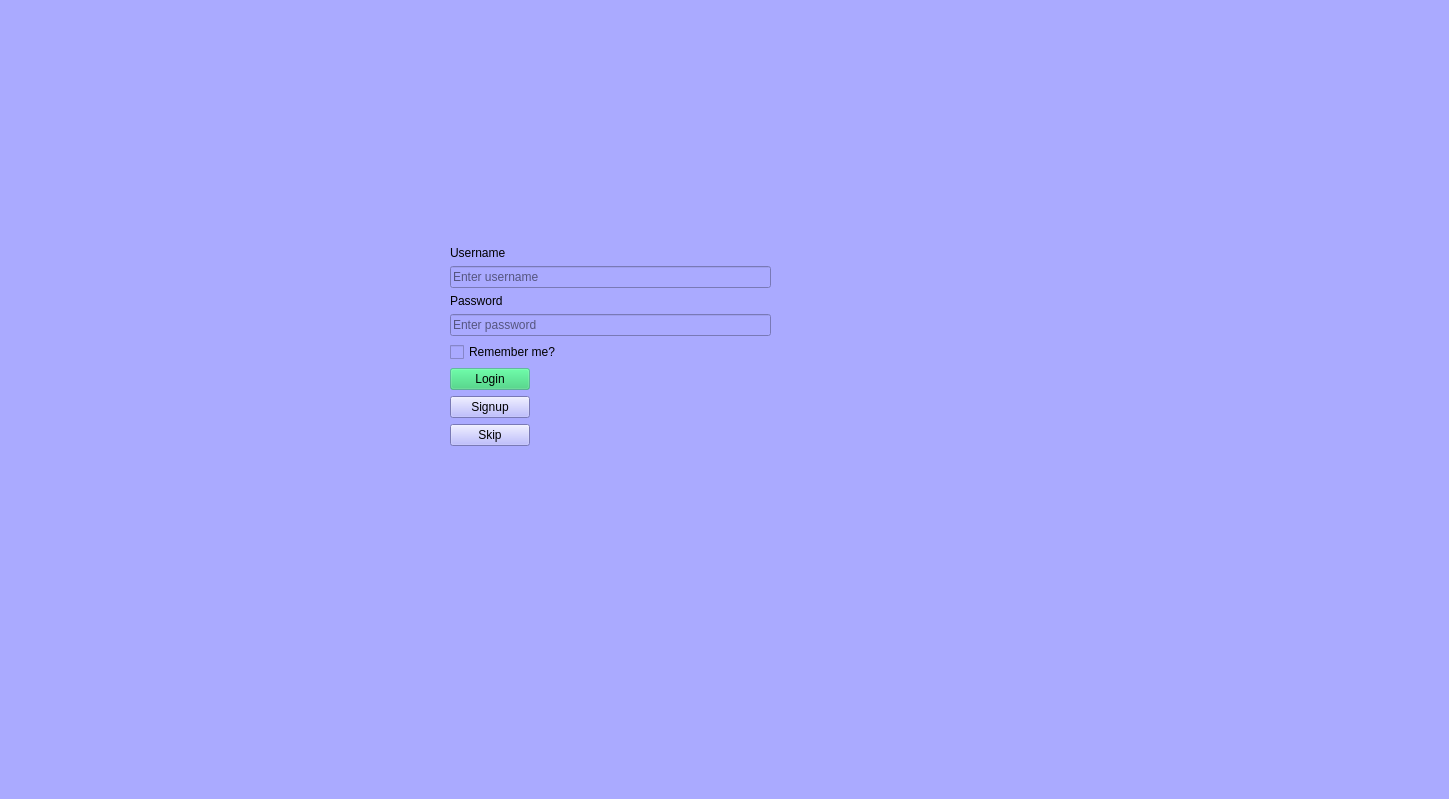
<?xml version="1.0" encoding="UTF-8"?>
<ui version="4.0">
 <class>AuthWindow</class>
 <widget class="QWidget" name="AuthWindow">
  <property name="geometry">
   <rect>
    <x>0</x>
    <y>0</y>
    <width>1449</width>
    <height>799</height>
   </rect>
  </property>
  <property name="sizePolicy">
   <sizepolicy hsizetype="Expanding" vsizetype="Expanding">
    <horstretch>0</horstretch>
    <verstretch>0</verstretch>
   </sizepolicy>
  </property>
  <property name="windowTitle">
   <string>FaceSpyder</string>
  </property>
  <property name="styleSheet">
   <string notr="true">background-color: rgb(170, 170, 255);</string>
  </property>
  <widget class="QWidget" name="formLayoutWidget">
   <property name="geometry">
    <rect>
     <x>450</x>
     <y>170</y>
     <width>321</width>
     <height>351</height>
    </rect>
   </property>
   <layout class="QFormLayout" name="formLayout">
    <property name="sizeConstraint">
     <enum>QLayout::SetNoConstraint</enum>
    </property>
    <property name="fieldGrowthPolicy">
     <enum>QFormLayout::ExpandingFieldsGrow</enum>
    </property>
    <property name="rowWrapPolicy">
     <enum>QFormLayout::WrapAllRows</enum>
    </property>
    <property name="formAlignment">
     <set>Qt::AlignCenter</set>
    </property>
    <item row="3" column="0">
     <widget class="QLabel" name="usernameLabel">
      <property name="text">
       <string>Username</string>
      </property>
     </widget>
    </item>
    <item row="3" column="1">
     <widget class="QLineEdit" name="usernameLineEdit">
      <property name="inputMethodHints">
       <set>Qt::ImhEmailCharactersOnly</set>
      </property>
      <property name="placeholderText">
       <string>Enter username</string>
      </property>
      <property name="clearButtonEnabled">
       <bool>true</bool>
      </property>
     </widget>
    </item>
    <item row="5" column="0">
     <widget class="QLabel" name="passwordLabel">
      <property name="text">
       <string>Password</string>
      </property>
     </widget>
    </item>
    <item row="5" column="1">
     <widget class="QLineEdit" name="passwordLineEdit">
      <property name="inputMethodHints">
       <set>Qt::ImhHiddenText|Qt::ImhSensitiveData</set>
      </property>
      <property name="text">
       <string/>
      </property>
      <property name="placeholderText">
       <string>Enter password</string>
      </property>
      <property name="clearButtonEnabled">
       <bool>true</bool>
      </property>
     </widget>
    </item>
    <item row="6" column="1">
     <widget class="QCheckBox" name="remeberMeCheck">
      <property name="text">
       <string>Remember me?</string>
      </property>
     </widget>
    </item>
    <item row="7" column="0">
     <widget class="QPushButton" name="loginButton">
      <property name="styleSheet">
       <string notr="true">background-color: rgba(46, 204, 113, 0.4); 
</string>
      </property>
      <property name="text">
       <string>Login</string>
      </property>
     </widget>
    </item>
    <item row="7" column="1">
     <widget class="QPushButton" name="signupButton">
      <property name="text">
       <string>Signup</string>
      </property>
     </widget>
    </item>
    <item row="8" column="1">
     <widget class="QPushButton" name="skipButton">
      <property name="text">
       <string>Skip</string>
      </property>
     </widget>
    </item>
   </layout>
  </widget>
 </widget>
 <resources/>
 <connections/>
</ui>
